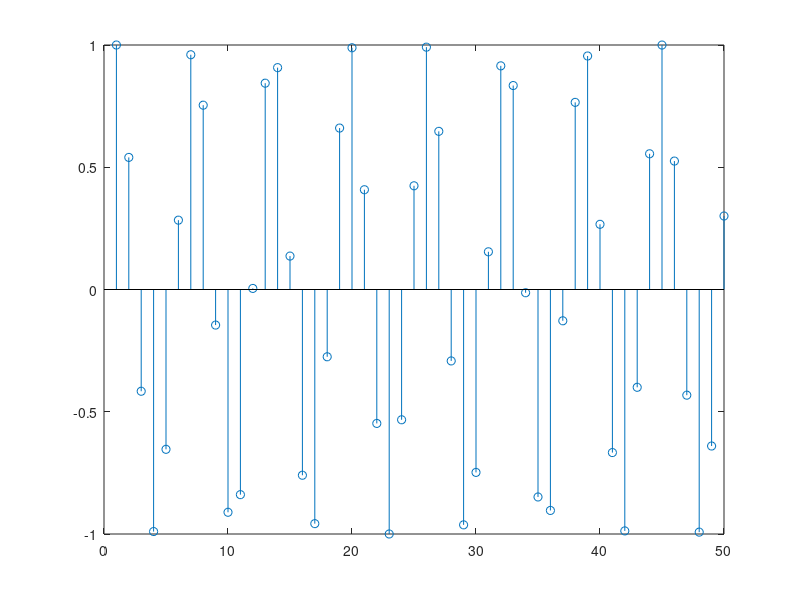
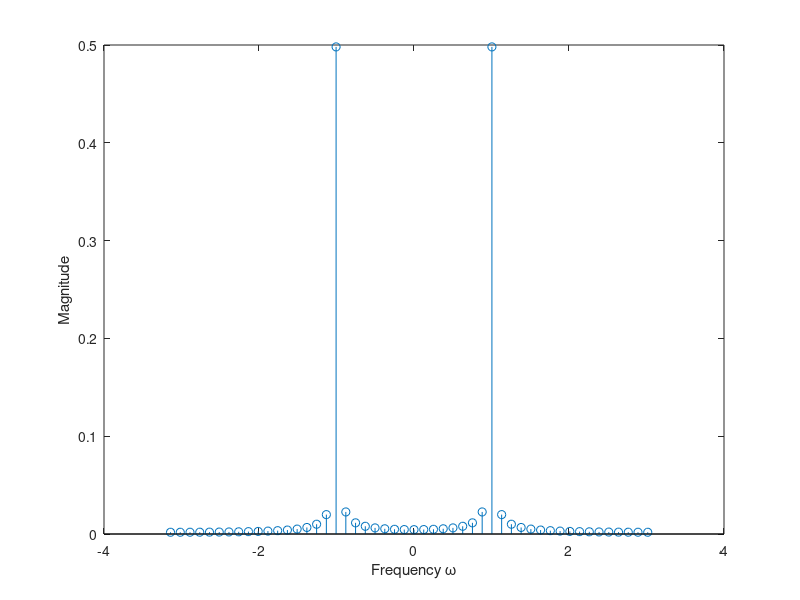
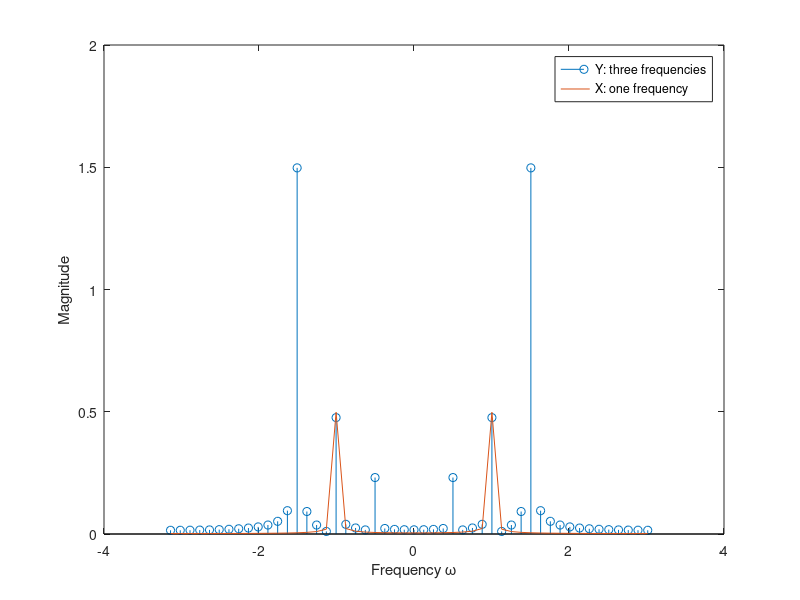
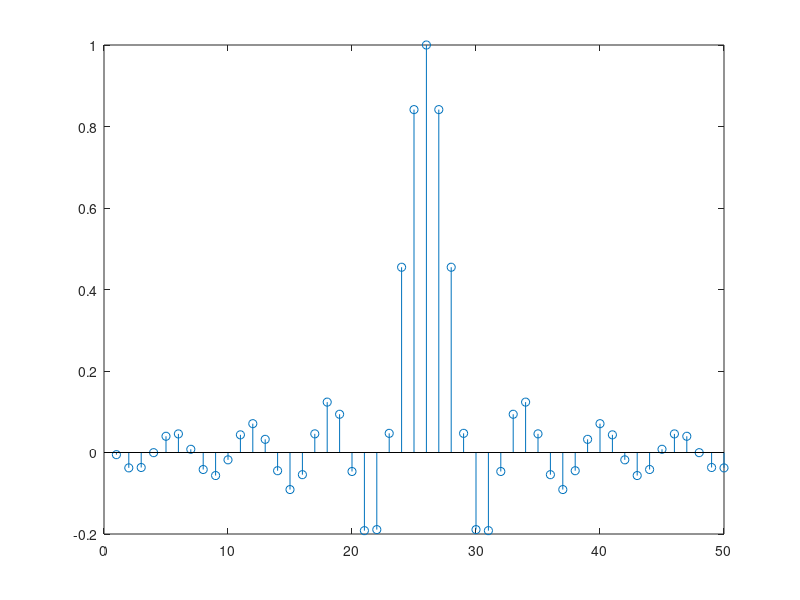

Reproduce these figures in MATLAB, in order.
%% Simple DTFS Demo
close all;
% Generate a cosine with frequency 1
N = 50;
n = 0:N-1;
x = cos(n);
stem(x);

%% Use a matrix to calculate the DTFS coefficients
K = 50;
k = 0:K-1;% length N DTFS
[xx,yy] = meshgrid(n,k);
fmat = exp(-1j*2*pi/N.*xx.*yy)./N;

%% Matrix multiplication does the same as the series summation
% Shows us we have a cosinusoid with frequency 1
% Make sure to fftshift since this calculation gives us the frequency
% domain in [0, 2pi] and we wat to plot in [-pi,pi]!!
X = fmat * x';
figure();
w = -pi:2*pi/N:(pi-(2*pi/N));
stem(w,fftshift(abs(X)));
xlabel('Frequency \omega');
ylabel('Magnitude')

%% Add in some other frequencies with different magnitudes
x1 = x;
x2 = 3 * cos(3/2*n);
x3 = .5 * cos(.5 * n);
y = x1 + x2 + x3;

%% Use the same matrix as above
% We see the new frequencies show up on the plot with corresponding
% magnitudes
Y = fmat * y';
figure;
stem(w,fftshift(abs(Y)));
hold on;
plot(w,fftshift(abs(X)));
xlabel('Frequency \omega');
ylabel('Magnitude')
legend('Y: three frequencies', 'X: one frequency');

%% More complicated: sinc function
z = sinc((n-N/2)/pi);
figure;
stem(z);

%% Calculate the DTFS again
% A sinc and rect are pairs in the frequency/time domains
Z = fmat * z';
figure();
stem(w,fftshift(abs(Z)));
xlabel('Frequency \omega');
ylabel('Magnitude')

%% As we increase N, the DTFS converges to the DTFT
% i.e., continuous in the frequency domain
% Notice that the rect function we get as the output looks much more like
% a real rect function!!

N = 1024;
n = 0:N-1;
K = 1024;
k = 0:K-1; 
z = sinc((n-N/2)/pi);

[xx,yy] = meshgrid(n,k);
fmat = exp(-1j*2*pi/N.*xx.*yy)./N;

w = -pi:2*pi/N:(pi-(2*pi/N));
Z = fmat * z';
figure();
plot(w,fftshift(abs(Z)));
xlabel('Frequency \omega');
ylabel('Magnitude')

%% Filtering in the time domain
% Our frequency analysis of the sinc function shows that it's actually a
% lowpass filter
% Recall that multiplication in the frequency domain is equivalent to
% convolution in time, so we can apply LPF by convolution with sinc.
% Let's try it on the sum of sinusoids to recover x3
x1 = cos(n);
x2 = 3 * cos(3/2*n);
x3 = .5 * cos(.5 * n);
y = x1 + x2 + x3;
figure;
plot(y(1:128)); % Not a clean sinusoid
% Y = fmat * y';
% plot(w,fftshift(abs(Y)));


%% Generate a LPF with a stopband at f = 3/4
% This will keep only x3 and filter out x1, x2
z = sinc((n-N/2)/pi * 3/4)/4;


x3_recovered = conv(y,z,'same');
% X3_recovered = fmat * x3_recovered';
figure;
% plot(w,fftshift(abs(X3_recovered)));
plot(x3_recovered(1:128));
hold on;
plot(x3(1:128));
legend('x3 recovered', 'x3 original');